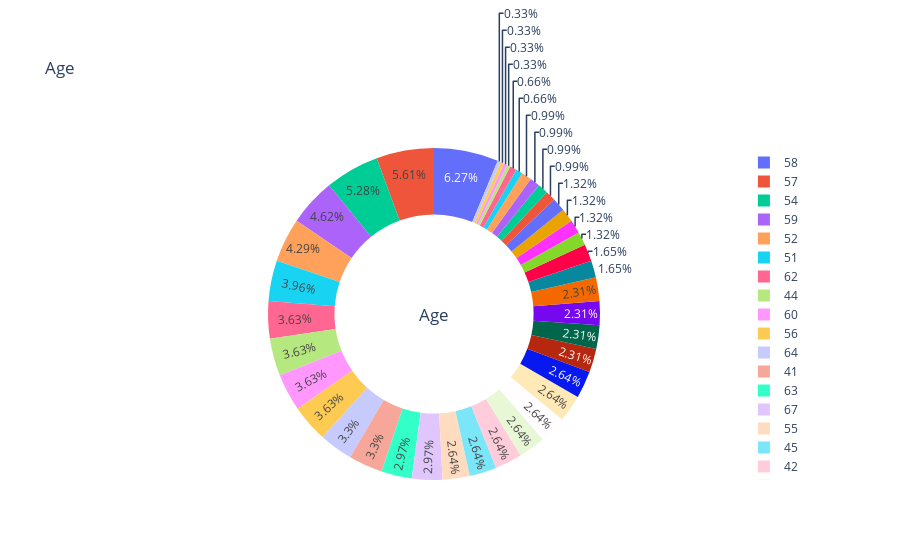

The notebook cell saved with this chart:
### Code cell
from plotly.offline  import download_plotlyjs,init_notebook_mode,plot, iplot
from plotly.offline import init_notebook_mode, iplot
init_notebook_mode(connected=True)
temp = df.age.value_counts()
fig = {
  "data": [
    {
      "values": temp.values,
      "labels": temp.index,
      "domain": {"x": [0, 1]},
      "hole": .6,
      "type": "pie"
    },
    
    ],
  "layout": {
        "title":"Age",
        "annotations": [
            {
                "font": {
                    "size": 17
                },
                "showarrow": False,
                "text": "Age",
                "x": 0.5,
                "y": 0.5
            }
            
        ]
    }
}
iplot(fig, filename='donut')

### Figure 1 — Plotly figure (JSON) as saved in the notebook; plotly's stock layout.template omitted (floating-point values rounded to 4 significant figures)
{"data": [{"domain": {"x": [0, 1]}, "hole": 0.6, "labels": [58, 57, 54, 59, 52, 51, 62, 44, 60, 56, 64, 41, 63, 67, 55, 45, 42, 53, 61, 65, 43, 66, 50, 48, 46, 49, 47, 39, 35, 68, 70, 40, 71, 69, 38, 34, 37, 77, 76, 74, 29], "type": "pie", "values": [19, 17, 16, 14, 13, 12, 11, 11, 11, 11, 10, 10, 9, 9, 8, 8, 8, 8, 8, 8, 8, 7, 7, 7, 7, 5, 5, 4, 4, 4, 4, 3, 3, 3, 3, 2, 2, 1, 1, 1, 1]}], "layout": {"annotations": [{"font": {"size": 17}, "showarrow": false, "text": "Age", "x": 0.5, "y": 0.5}], "title": {"text": "Age"}}}
